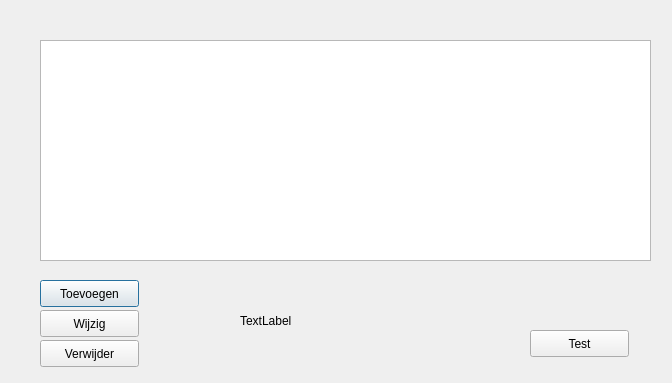
<?xml version="1.0" encoding="UTF-8"?>
<ui version="4.0">
 <class>LedenDialog</class>
 <widget class="QDialog" name="LedenDialog">
  <property name="geometry">
   <rect>
    <x>0</x>
    <y>0</y>
    <width>672</width>
    <height>383</height>
   </rect>
  </property>
  <property name="windowTitle">
   <string>Dialog</string>
  </property>
  <widget class="QTableView" name="tableView">
   <property name="geometry">
    <rect>
     <x>40</x>
     <y>40</y>
     <width>611</width>
     <height>221</height>
    </rect>
   </property>
  </widget>
  <widget class="QPushButton" name="pbToevoegen">
   <property name="geometry">
    <rect>
     <x>40</x>
     <y>280</y>
     <width>99</width>
     <height>27</height>
    </rect>
   </property>
   <property name="text">
    <string>Toevoegen</string>
   </property>
  </widget>
  <widget class="QLabel" name="lblRec">
   <property name="geometry">
    <rect>
     <x>240</x>
     <y>310</y>
     <width>101</width>
     <height>21</height>
    </rect>
   </property>
   <property name="text">
    <string>TextLabel</string>
   </property>
  </widget>
  <widget class="QPushButton" name="pbWijzig">
   <property name="geometry">
    <rect>
     <x>40</x>
     <y>310</y>
     <width>99</width>
     <height>27</height>
    </rect>
   </property>
   <property name="text">
    <string>Wijzig</string>
   </property>
  </widget>
  <widget class="QPushButton" name="pbVerwijderen">
   <property name="geometry">
    <rect>
     <x>40</x>
     <y>340</y>
     <width>99</width>
     <height>27</height>
    </rect>
   </property>
   <property name="text">
    <string>Verwijder</string>
   </property>
  </widget>
  <widget class="QPushButton" name="pbTest">
   <property name="geometry">
    <rect>
     <x>530</x>
     <y>330</y>
     <width>99</width>
     <height>27</height>
    </rect>
   </property>
   <property name="text">
    <string>Test</string>
   </property>
  </widget>
 </widget>
 <resources/>
 <connections/>
</ui>
